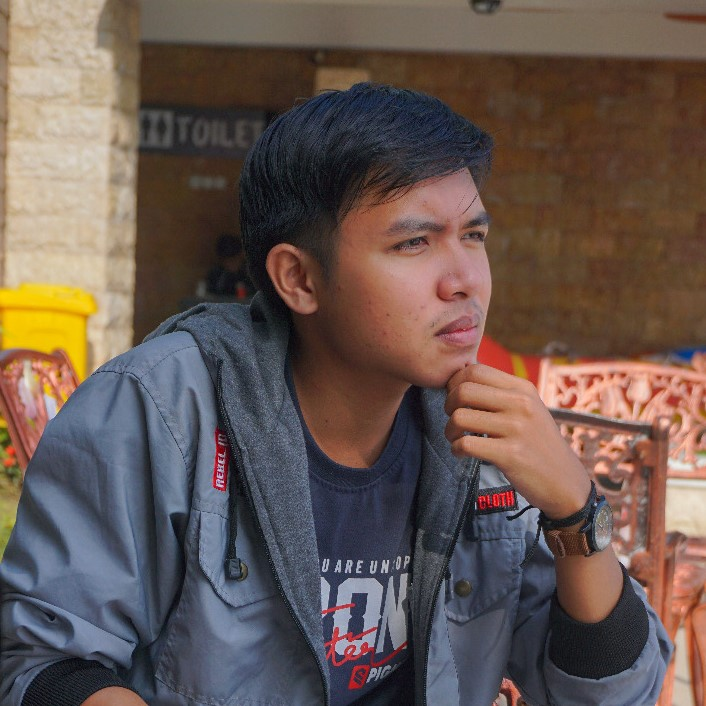
#> input picture data_testing/img.jpeg, 706 x 706 px, given in place of the camera
$ python 6facedet_sample.py
#> lines starting #> are read from the running program, lines starting #| are printed output that depends on the picture; after the words box and inside, x2 and y2 are one past the last pixel; in counts of white or black regions, pixels touching at a corner belong together
import cv2

face_cascade = cv2.CascadeClassifier('data\\xml\\cascade_face.xml')


nama = 'gray'

capture = cv2.VideoCapture(0)
while True:
    ret, img = capture.read()
#> img is the input picture: shape (706, 706, 3); mean B, G, R 81.1, 87.5, 103.6
    img = cv2.flip(img,1)
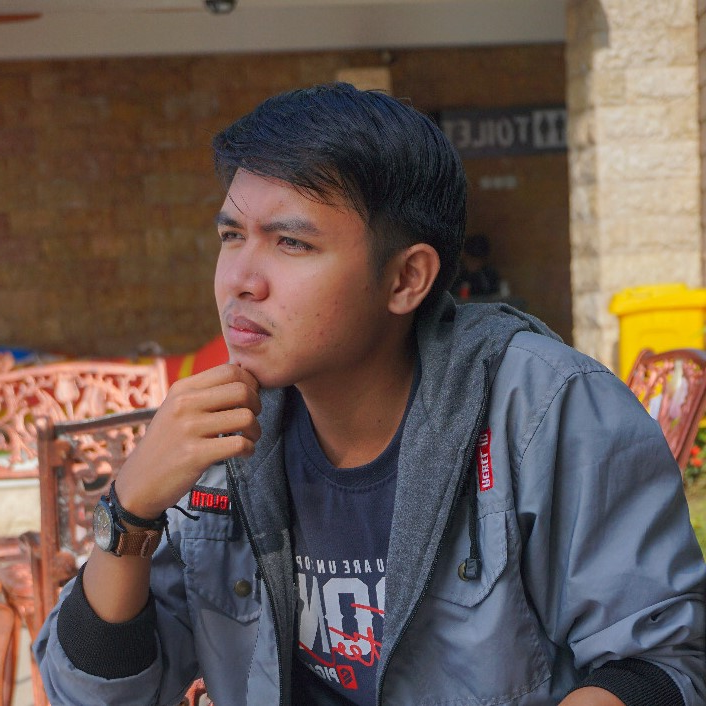
#> img: shape (706, 706, 3); mean B, G, R 81.1, 87.5, 103.6
    gray = cv2.cvtColor(img, cv2.COLOR_BGR2GRAY)
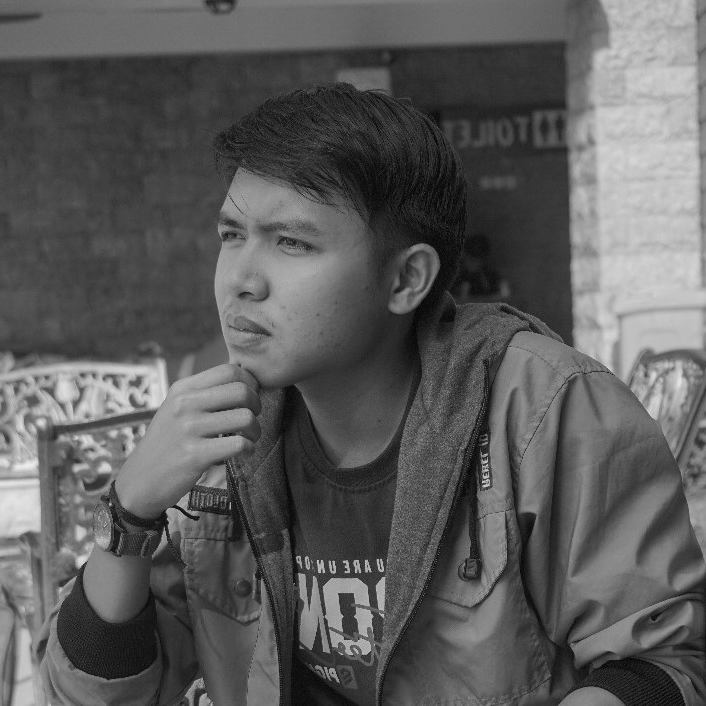
#> gray: shape (706, 706); min 0, max 237, mean 91.6
    (thresh, black_and_white) = cv2.threshold(gray, 80, 255, cv2.THRESH_BINARY)
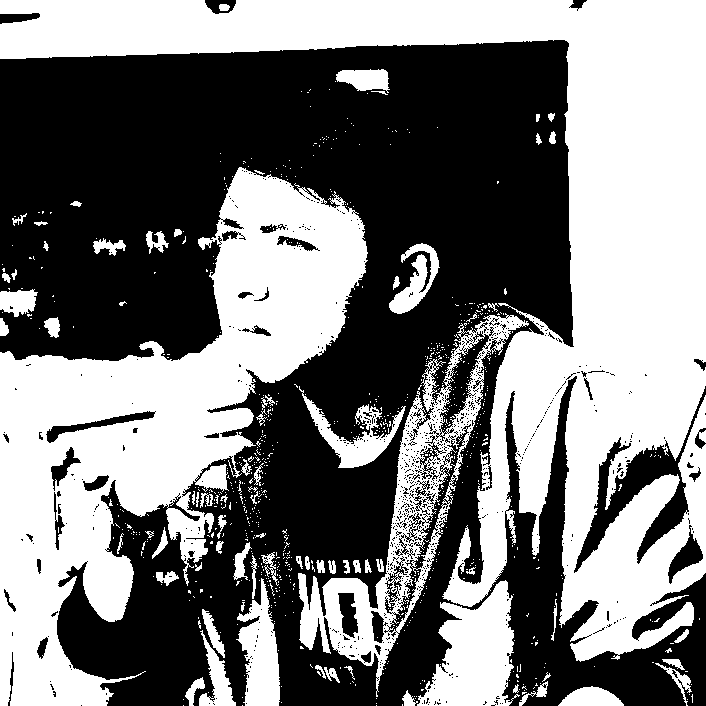
#> black_and_white: shape (706, 706); 48.2% white; 828 white regions (749 under 20 px), largest, box (x1, y1, x2, y2) and area: (0, 0, 706, 662) 122558, (0, 167, 368, 706) 77270, (298, 313, 529, 697) 14552
    wajah = face_cascade.detectMultiScale(gray, 1.1, 3)
#> wajah = [[211, 534, 56, 56], [40, 451, 70, 70], [154, 478, 74, 74], [104, 336, 81, 81], [291, 32, 159, 159]]

    if len(wajah)== True:
        for (x, y, w, h) in wajah:
            cv2.rectangle(img, (x, y), (x + w, y + h), (255, 255, 255), 2)
            roi_gray = gray[y:y + h, x:x + w]
            roi_color = img[y:y + h, x:x + w]
    else:
        pass


    cv2.imshow(nama, img)
    keyCode = cv2.waitKey(1)
#> (key Esc is pressed here)
    if cv2.getWindowProperty(nama, cv2.WND_PROP_VISIBLE) < 1:
        break

$ run again, on data_testing/objek.jpg
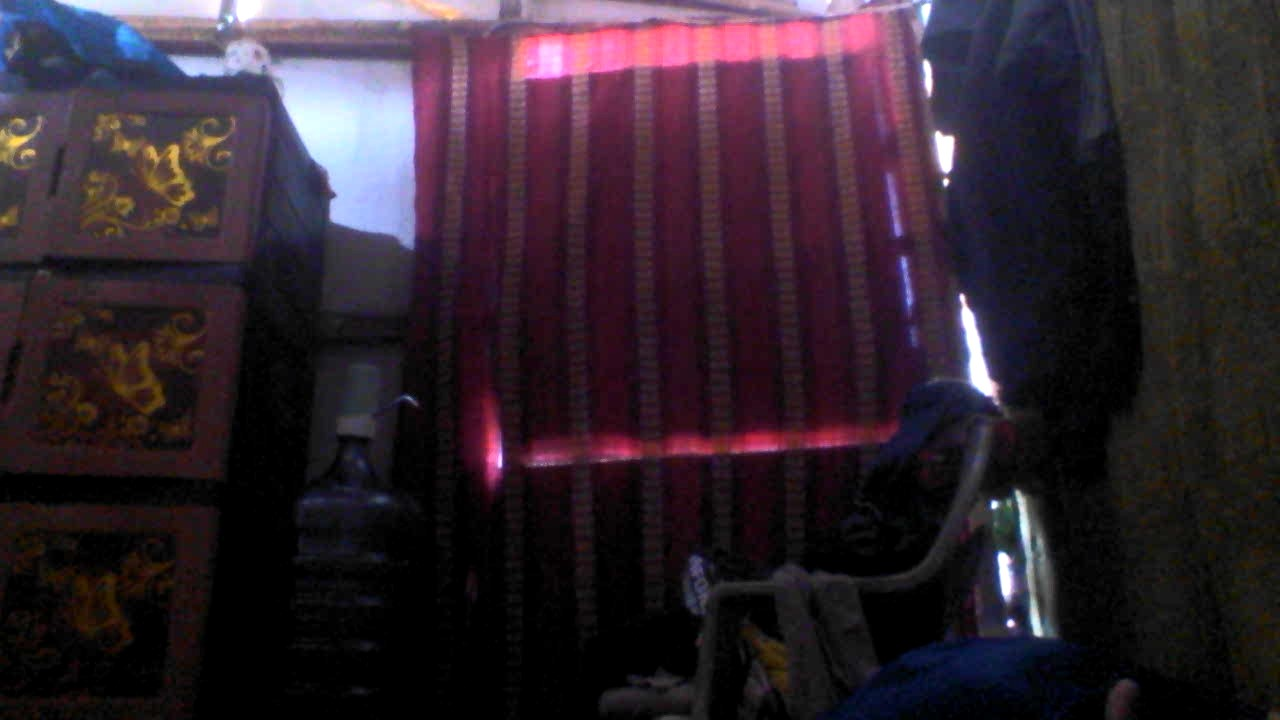
#> input picture data_testing/objek.jpg, 1280 x 720 px, given in place of the camera
#> img is the input picture: shape (720, 1280, 3); mean B, G, R 47.1, 37.3, 50.3
#> `gray = cv2.cvtColor(img, cv2.COLOR_BGR2GRAY)`:
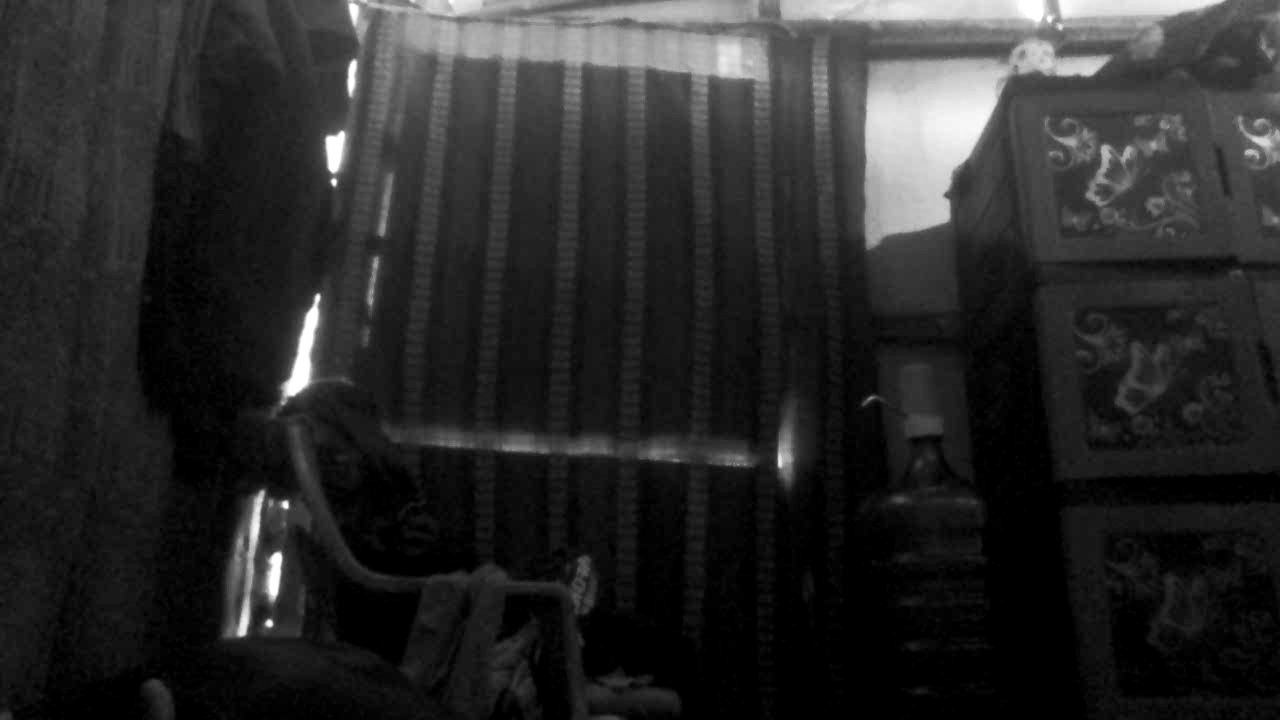
#> gray: shape (720, 1280); min 0, max 255, mean 42.3
#> `(thresh, black_and_white) = cv2.threshold(gray, 80, 255, cv2.THRESH_BI..`:
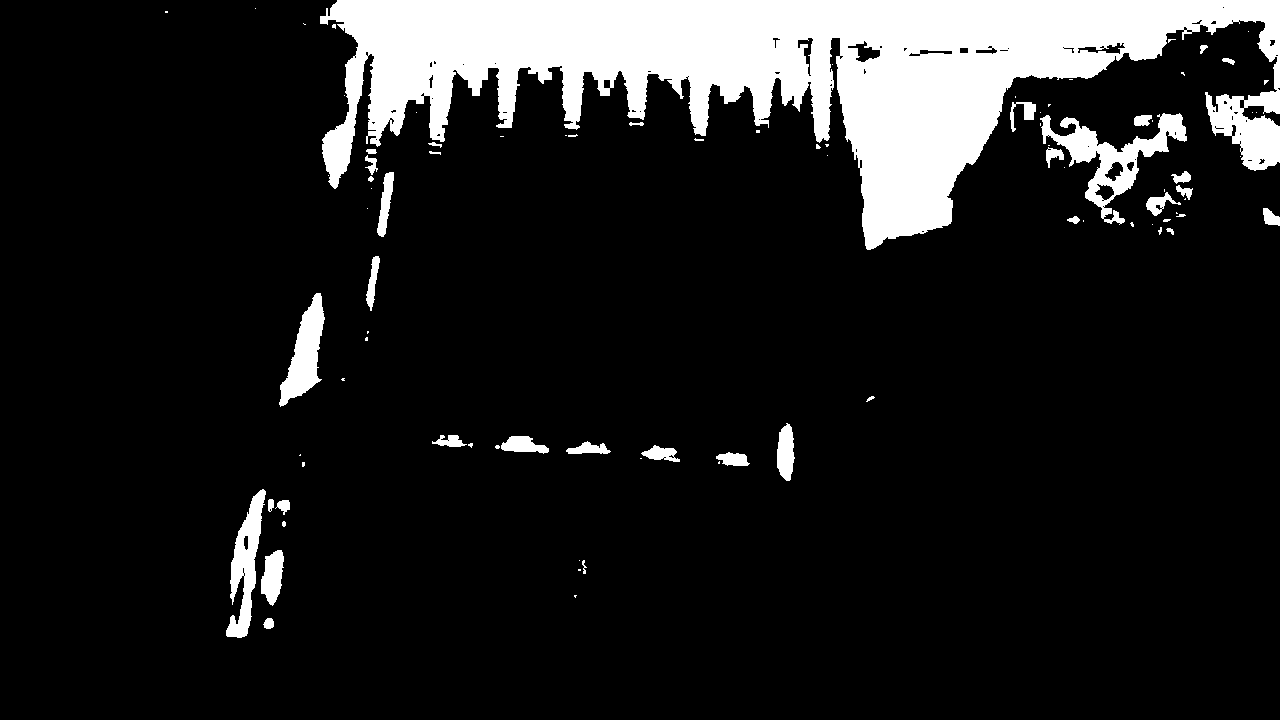
#> black_and_white: shape (720, 1280); 12.8% white; 90 white regions (52 under 20 px), largest, box (x1, y1, x2, y2) and area: (320, 0, 1280, 250) 100943, (1040, 113, 1187, 225) 4490, (226, 489, 266, 638) 2575
#> wajah = ()
